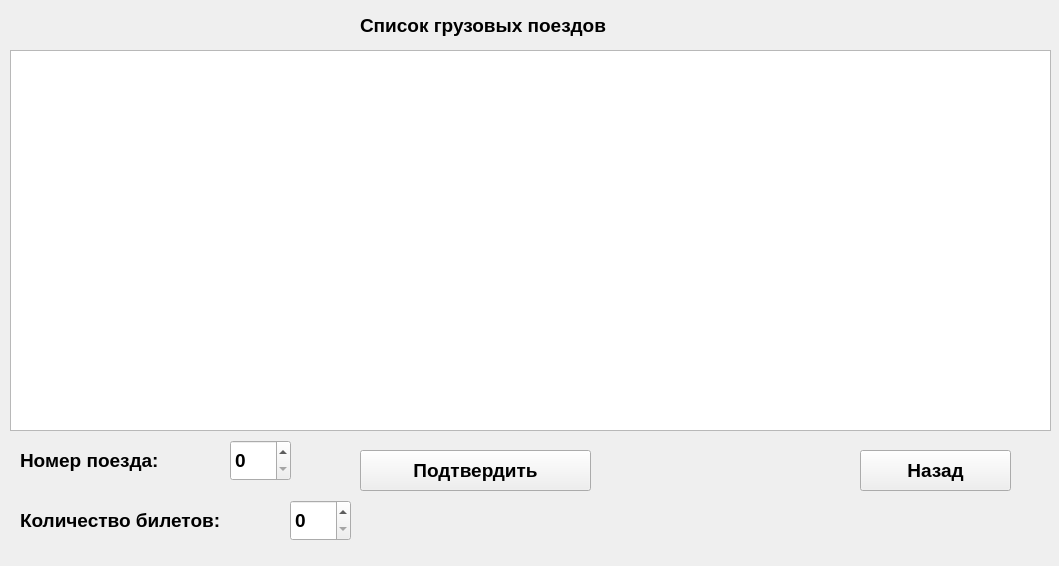
<?xml version="1.0" encoding="UTF-8"?>
<ui version="4.0">
 <class>TakeCargoTecketForm</class>
 <widget class="QWidget" name="TakeCargoTecketForm">
  <property name="geometry">
   <rect>
    <x>0</x>
    <y>0</y>
    <width>1059</width>
    <height>566</height>
   </rect>
  </property>
  <property name="windowTitle">
   <string>Form</string>
  </property>
  <widget class="QTableWidget" name="tableWidget">
   <property name="geometry">
    <rect>
     <x>10</x>
     <y>50</y>
     <width>1041</width>
     <height>381</height>
    </rect>
   </property>
  </widget>
  <widget class="QPushButton" name="back">
   <property name="geometry">
    <rect>
     <x>860</x>
     <y>450</y>
     <width>151</width>
     <height>41</height>
    </rect>
   </property>
   <property name="font">
    <font>
     <pointsize>14</pointsize>
     <weight>75</weight>
     <bold>true</bold>
    </font>
   </property>
   <property name="text">
    <string>Назад</string>
   </property>
  </widget>
  <widget class="QLabel" name="label">
   <property name="geometry">
    <rect>
     <x>360</x>
     <y>0</y>
     <width>361</width>
     <height>51</height>
    </rect>
   </property>
   <property name="font">
    <font>
     <pointsize>14</pointsize>
     <weight>75</weight>
     <bold>true</bold>
    </font>
   </property>
   <property name="text">
    <string>Список грузовых поездов</string>
   </property>
  </widget>
  <widget class="QSpinBox" name="number">
   <property name="geometry">
    <rect>
     <x>290</x>
     <y>500</y>
     <width>61</width>
     <height>41</height>
    </rect>
   </property>
   <property name="font">
    <font>
     <pointsize>14</pointsize>
     <weight>75</weight>
     <bold>true</bold>
    </font>
   </property>
  </widget>
  <widget class="QSpinBox" name="spinBox">
   <property name="geometry">
    <rect>
     <x>230</x>
     <y>440</y>
     <width>61</width>
     <height>41</height>
    </rect>
   </property>
   <property name="font">
    <font>
     <pointsize>14</pointsize>
     <weight>75</weight>
     <bold>true</bold>
    </font>
   </property>
  </widget>
  <widget class="QPushButton" name="submit">
   <property name="geometry">
    <rect>
     <x>360</x>
     <y>450</y>
     <width>231</width>
     <height>41</height>
    </rect>
   </property>
   <property name="font">
    <font>
     <pointsize>14</pointsize>
     <weight>75</weight>
     <bold>true</bold>
    </font>
   </property>
   <property name="text">
    <string>Подтвердить</string>
   </property>
  </widget>
  <widget class="QLabel" name="label_3">
   <property name="geometry">
    <rect>
     <x>20</x>
     <y>500</y>
     <width>261</width>
     <height>41</height>
    </rect>
   </property>
   <property name="font">
    <font>
     <pointsize>14</pointsize>
     <weight>75</weight>
     <bold>true</bold>
    </font>
   </property>
   <property name="text">
    <string>Количество билетов:</string>
   </property>
  </widget>
  <widget class="QLabel" name="label_2">
   <property name="geometry">
    <rect>
     <x>20</x>
     <y>440</y>
     <width>191</width>
     <height>41</height>
    </rect>
   </property>
   <property name="font">
    <font>
     <pointsize>14</pointsize>
     <weight>75</weight>
     <bold>true</bold>
    </font>
   </property>
   <property name="text">
    <string>Номер поезда:</string>
   </property>
  </widget>
 </widget>
 <resources/>
 <connections/>
</ui>
